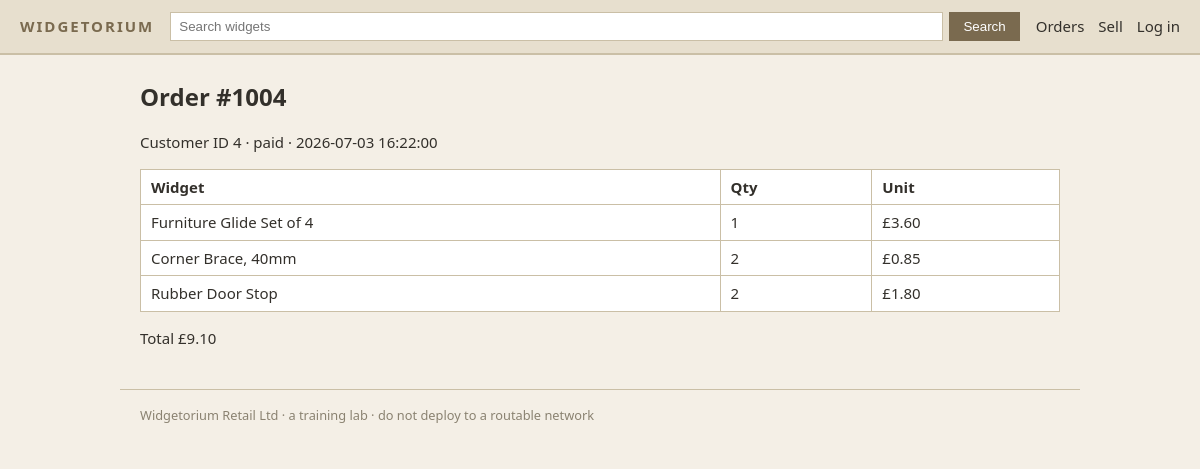
Screenshot of /webapp/src/order.php?id=1004 with the database file from the repository.
### tables this page shows
CREATE TABLE orders (
  id             INT AUTO_INCREMENT PRIMARY KEY,
  customer_id    INT           NOT NULL,
  total          DECIMAL(10,2) NOT NULL DEFAULT 0.00,
  status         ENUM('pending','paid','shipped','cancelled') NOT NULL DEFAULT 'paid',
  created_at     DATETIME      NOT NULL DEFAULT CURRENT_TIMESTAMP
);

CREATE TABLE order_items (
  id             INT AUTO_INCREMENT PRIMARY KEY,
  order_id       INT           NOT NULL,
  product_id     INT           NOT NULL,
  qty            INT           NOT NULL DEFAULT 1,
  unit_price     DECIMAL(10,2) NOT NULL DEFAULT 0.00
);

CREATE TABLE products (
  id             INT AUTO_INCREMENT PRIMARY KEY,
   
  name           VARCHAR(255)  NOT NULL,
  description     TEXT          NULL,
  price          DECIMAL(10,2) NOT NULL DEFAULT 0.00,
  stock          INT           NOT NULL DEFAULT 0,
   
  owner_user_id  INT           NULL,
  created_at     DATETIME      NOT NULL DEFAULT CURRENT_TIMESTAMP
);

### webapp/src/order.php (called while the page is built, shortened)
<?php
require __DIR__ . '/orders.php';

### webapp/src/lib/db.php (called while the page is built, shortened)
<?php
function wdg_config(): array
{
    static $cfg = null;
    if ($cfg === null) {
        $cfg = require __DIR__ . '/../config.php';
    }
    return $cfg;
}
function wdg_db(): PDO
{
    static $pdo = null;
    if ($pdo instanceof PDO) {
        return $pdo;
    }
    $c = wdg_config()['db'];
    $dsn = "mysql:host={$c['host']};dbname={$c['name']};charset=utf8mb4";
    for ($i = 0; $i < 30; $i++) {
        try {
            $pdo = new PDO($dsn, $c['user'], $c['pass'], [
                PDO::ATTR_ERRMODE            => PDO::ERRMODE_EXCEPTION,
                PDO::ATTR_DEFAULT_FETCH_MODE => PDO::FETCH_ASSOC,
                PDO::ATTR_EMULATE_PREPARES   => true,
            ]);
            return $pdo;
        } catch (PDOException $e) {
            $lastErr = $e;
            sleep(1);
        }
    }
    exit;
}
function wdg_prepare(string $sql): PDOStatement
{
    try {
        return wdg_db()->prepare($sql);
    } catch (PDOException $e) {
        wdg_sql_error($sql, $e);
    }
}

### webapp/src/orders.php (the view, shortened to what this page needs)
<?php
require_once __DIR__ . '/lib/helpers.php';
$viewId = isset($_GET['id']) ? (int) $_GET['id'] : 0;
if ($viewId > 0) {
    $st = wdg_prepare("SELECT * FROM orders WHERE id = :id");
    $st->execute([':id' => $viewId]);
    $order = $st->fetch();
    $ist = wdg_prepare(
        "SELECT oi.qty, oi.unit_price, p.name
           FROM order_items oi JOIN products p ON p.id = oi.product_id
          WHERE oi.order_id = :id"
    );
    $ist->execute([':id' => $viewId]);
    $items = $ist->fetchAll();
    ?>
    <h1>Order #<?= (int) $order['id'] ?></h1>
    <p>Customer ID <?= (int) $order['customer_id'] ?> &middot;
       <?= htmlspecialchars($order['status']) ?> &middot;
       <?= htmlspecialchars($order['created_at']) ?></p>
    <table class="list">
      <thead><tr><th>Widget</th><th>Qty</th><th>Unit</th></tr></thead>
      <tbody>
      <?php foreach ($items as $it): ?>
        <tr><td><?= htmlspecialchars($it['name']) ?></td>
            <td><?= (int) $it['qty'] ?></td>
            <td><?= wdg_money($it['unit_price']) ?></td></tr>
      <?php endforeach; ?>
      </tbody>
    </table>
    <p class="price">Total <?= wdg_money($order['total']) ?></p>
    <?php
    exit;
}
?>

### webapp/src/assets/style.css (style rules this page uses)
:root { --beige: #f4efe6; --beige-dark: #e7dfce; --ink: #33302b; --accent: #7a6a4f; --line: #cabfa6; }
* { box-sizing: border-box; }
body { margin: 0; font: 15px/1.5 "Segoe UI", Tahoma, Verdana, sans-serif; color: var(--ink); background: var(--beige); }
h1 { font-size: 1.5rem; }
table.list, table.kv { width: 100%; border-collapse: collapse; background: #fff; }
table.list th, table.list td, table.kv th, table.kv td { border: 1px solid var(--line); padding: 6px 10px; text-align: left; }

### rows the page displays
orders: id "1004", customer "4", status "paid", created_at "2026-07-03 16:22:00", total "£9.10"
order_items: product.name "Furniture Glide Set of 4", qty "1", unit_price "£3.60"
order_items: product.name "Corner Brace, 40mm", qty "2", unit_price "£0.85"
order_items: product.name "Rubber Door Stop", qty "2", unit_price "£1.80"
